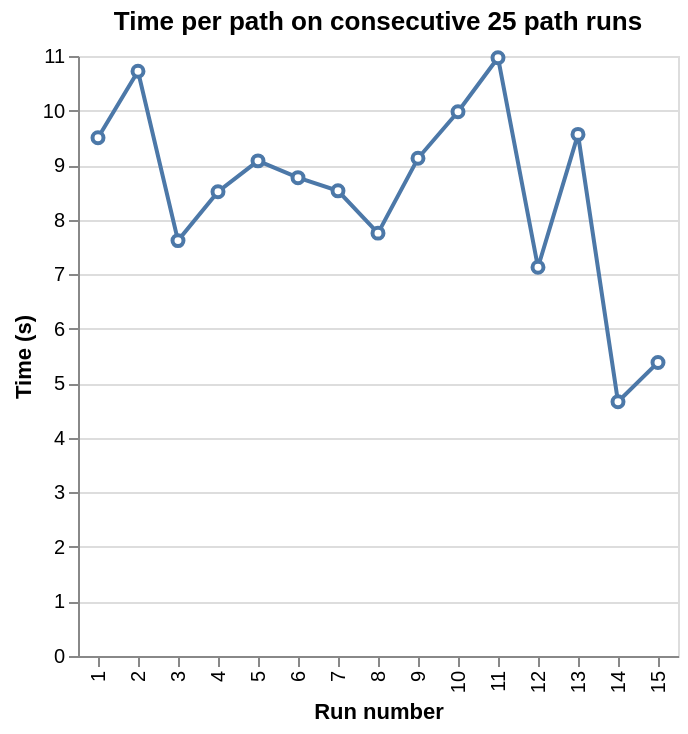

The code cell stored with this chart in its notebook:
### Code cell
base = alt.Chart(data_time_Sandstone).mark_line(point=alt.OverlayMarkDef(filled=False, fill="white")).encode(
    x=alt.X('Run:N', title='Run number'),
    y=alt.Y('Time per path:Q', title='Time (s)'),
    tooltip= ['Run:N', alt.Tooltip('Time:Q', title='Time per path (s)')],
).properties(
    title='Time per path on consecutive 25 path runs'
)
base

### Figure 1 — Vega-Lite specification as saved in the notebook (floating-point values rounded to 4 significant figures)
{"config": {"view": {"continuousWidth": 300, "continuousHeight": 300}}, "data": {"name": "data-48bfdbbbfe80ebbb15a490eb7b22db5c"}, "mark": {"type": "line", "point": {"fill": "white", "filled": false}}, "encoding": {"tooltip": [{"field": "Run", "type": "nominal"}, {"field": "Time", "title": "Time per path (s)", "type": "quantitative"}], "x": {"field": "Run", "title": "Run number", "type": "nominal"}, "y": {"field": "Time per path", "title": "Time (s)", "type": "quantitative"}}, "title": "Time per path on consecutive 25 path runs", "$schema": "https://vega.github.io/schema/vega-lite/v6.4.1.json", "datasets": {"data-48bfdbbbfe80ebbb15a490eb7b22db5c": [{"Run": 1, "Time": 237.5, "Time per path": 9.502}, {"Run": 2, "Time": 268.0, "Time per path": 10.72}, {"Run": 3, "Time": 190.4, "Time per path": 7.616}, {"Run": 4, "Time": 212.8, "Time per path": 8.511}, {"Run": 5, "Time": 226.9, "Time per path": 9.078}, {"Run": 6, "Time": 219.2, "Time per path": 8.77}, {"Run": 7, "Time": 213.2, "Time per path": 8.528}, {"Run": 8, "Time": 193.8, "Time per path": 7.752}, {"Run": 9, "Time": 228.1, "Time per path": 9.125}, {"Run": 10, "Time": 249.4, "Time per path": 9.978}, {"Run": 11, "Time": 274.2, "Time per path": 10.97}, {"Run": 12, "Time": 178.2, "Time per path": 7.127}, {"Run": 13, "Time": 239.1, "Time per path": 9.563}, {"Run": 14, "Time": 116.5, "Time per path": 4.661}, {"Run": 15, "Time": 134.6, "Time per path": 5.382}]}}
